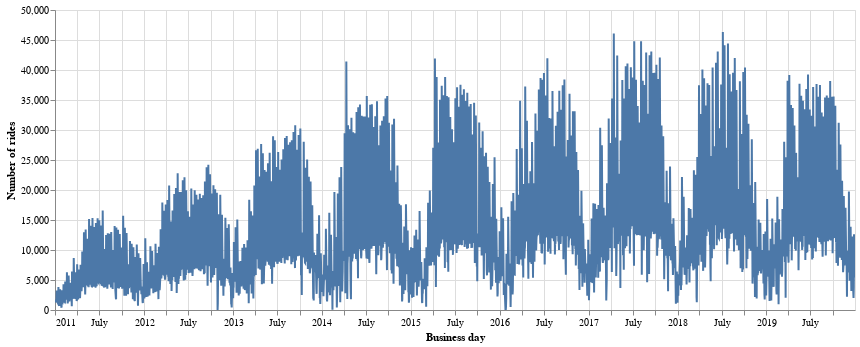

Notebook source saved alongside this figure:
### Markdown cell above
Experiment with some resampling and graphing of the data. Try to graph by business day and week, instead of day, to get an idea.

### Code cell
resamp = trip_data.set_index('start_date')
resamp = resamp.resample('B').count()
resamp = resamp.reset_index()

chart = altair.Chart(resamp, width=800).mark_line().encode(x='start_date', y='duration').interactive()
chart = chart.encode(x=altair.X('start_date', title='Business day'))
chart = chart.encode(y=altair.Y('duration', title='Number of rides'))
chart

### Figure 1 — Vega-Lite specification as saved in the notebook (floating-point values rounded to 4 significant figures; data arrays with more than 128 entries replaced by an {"elided": "..."} marker saying what was removed)
{"config": {"view": {"continuousWidth": 400, "continuousHeight": 300}}, "data": {"name": "data-1d0bf7e65fd8da5e8c4fb52f3a933d22"}, "mark": "line", "encoding": {"x": {"type": "temporal", "field": "start_date", "title": "Business day"}, "y": {"type": "quantitative", "field": "duration", "title": "Number of rides"}}, "selection": {"selector002": {"type": "interval", "bind": "scales", "encodings": ["x", "y"]}}, "width": 800, "$schema": "https://vega.github.io/schema/vega-lite/v4.0.2.json", "datasets": {"data-1d0bf7e65fd8da5e8c4fb52f3a933d22": {"elided": "2348 records"}}}
